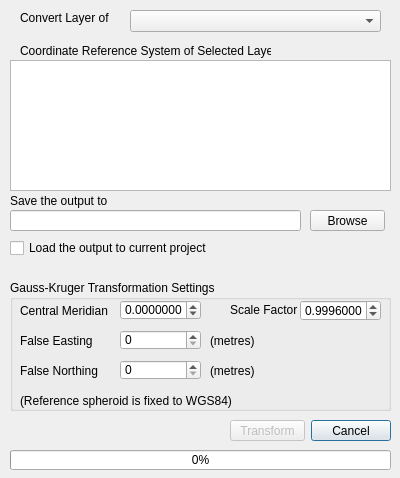
<?xml version="1.0" encoding="UTF-8"?>
<ui version="4.0">
 <class>Dialog</class>
 <widget class="QDialog" name="Dialog">
  <property name="geometry">
   <rect>
    <x>0</x>
    <y>0</y>
    <width>400</width>
    <height>478</height>
   </rect>
  </property>
  <property name="windowTitle">
   <string>TransMerc</string>
  </property>
  <widget class="QDialogButtonBox" name="okOrCancel">
   <property name="geometry">
    <rect>
     <x>310</x>
     <y>420</y>
     <width>81</width>
     <height>21</height>
    </rect>
   </property>
   <property name="orientation">
    <enum>Qt::Horizontal</enum>
   </property>
   <property name="standardButtons">
    <set>QDialogButtonBox::Cancel</set>
   </property>
  </widget>
  <widget class="QComboBox" name="selectQGisLayer">
   <property name="geometry">
    <rect>
     <x>130</x>
     <y>10</y>
     <width>251</width>
     <height>22</height>
    </rect>
   </property>
  </widget>
  <widget class="QLabel" name="label0">
   <property name="geometry">
    <rect>
     <x>20</x>
     <y>10</y>
     <width>101</width>
     <height>16</height>
    </rect>
   </property>
   <property name="text">
    <string>Convert Layer of</string>
   </property>
  </widget>
  <widget class="QGroupBox" name="groupBox">
   <property name="geometry">
    <rect>
     <x>10</x>
     <y>280</y>
     <width>381</width>
     <height>131</height>
    </rect>
   </property>
   <property name="title">
    <string>Gauss-Kruger Transformation Settings</string>
   </property>
   <widget class="QDoubleSpinBox" name="originLongitudeField">
    <property name="geometry">
     <rect>
      <x>110</x>
      <y>20</y>
      <width>81</width>
      <height>20</height>
     </rect>
    </property>
    <property name="wrapping">
     <bool>false</bool>
    </property>
    <property name="decimals">
     <number>7</number>
    </property>
    <property name="minimum">
     <double>-180.000000000000000</double>
    </property>
    <property name="maximum">
     <double>180.000000000000000</double>
    </property>
   </widget>
   <widget class="QLabel" name="label1">
    <property name="geometry">
     <rect>
      <x>10</x>
      <y>20</y>
      <width>91</width>
      <height>21</height>
     </rect>
    </property>
    <property name="text">
     <string>Central Meridian</string>
    </property>
   </widget>
   <widget class="QDoubleSpinBox" name="originScale">
    <property name="geometry">
     <rect>
      <x>290</x>
      <y>20</y>
      <width>81</width>
      <height>21</height>
     </rect>
    </property>
    <property name="wrapping">
     <bool>false</bool>
    </property>
    <property name="decimals">
     <number>7</number>
    </property>
    <property name="minimum">
     <double>0.000001000000000</double>
    </property>
    <property name="maximum">
     <double>1.000000000000000</double>
    </property>
    <property name="singleStep">
     <double>0.000100000000000</double>
    </property>
    <property name="value">
     <double>0.999600000000000</double>
    </property>
   </widget>
   <widget class="QLabel" name="label2">
    <property name="geometry">
     <rect>
      <x>220</x>
      <y>18</y>
      <width>71</width>
      <height>24</height>
     </rect>
    </property>
    <property name="text">
     <string>Scale Factor</string>
    </property>
   </widget>
   <widget class="QDoubleSpinBox" name="falseEastingField">
    <property name="geometry">
     <rect>
      <x>110</x>
      <y>50</y>
      <width>81</width>
      <height>20</height>
     </rect>
    </property>
    <property name="wrapping">
     <bool>false</bool>
    </property>
    <property name="decimals">
     <number>0</number>
    </property>
    <property name="minimum">
     <double>0.000000000000000</double>
    </property>
    <property name="maximum">
     <double>1000000.000000000000000</double>
    </property>
    <property name="singleStep">
     <double>10000.000000000000000</double>
    </property>
   </widget>
   <widget class="QLabel" name="label5">
    <property name="geometry">
     <rect>
      <x>10</x>
      <y>50</y>
      <width>91</width>
      <height>21</height>
     </rect>
    </property>
    <property name="text">
     <string>False Easting</string>
    </property>
   </widget>
   <widget class="QLabel" name="label6">
    <property name="geometry">
     <rect>
      <x>10</x>
      <y>80</y>
      <width>91</width>
      <height>21</height>
     </rect>
    </property>
    <property name="text">
     <string>False Northing</string>
    </property>
   </widget>
   <widget class="QDoubleSpinBox" name="falseNorthingField">
    <property name="geometry">
     <rect>
      <x>110</x>
      <y>80</y>
      <width>81</width>
      <height>20</height>
     </rect>
    </property>
    <property name="wrapping">
     <bool>false</bool>
    </property>
    <property name="decimals">
     <number>0</number>
    </property>
    <property name="minimum">
     <double>0.000000000000000</double>
    </property>
    <property name="maximum">
     <double>10000000.000000000000000</double>
    </property>
    <property name="singleStep">
     <double>10000.000000000000000</double>
    </property>
   </widget>
   <widget class="QLabel" name="label5_2">
    <property name="geometry">
     <rect>
      <x>200</x>
      <y>50</y>
      <width>51</width>
      <height>21</height>
     </rect>
    </property>
    <property name="text">
     <string>(metres)</string>
    </property>
   </widget>
   <widget class="QLabel" name="label5_3">
    <property name="geometry">
     <rect>
      <x>200</x>
      <y>80</y>
      <width>51</width>
      <height>21</height>
     </rect>
    </property>
    <property name="text">
     <string>(metres)</string>
    </property>
   </widget>
   <widget class="QLabel" name="label5_4">
    <property name="geometry">
     <rect>
      <x>10</x>
      <y>110</y>
      <width>211</width>
      <height>21</height>
     </rect>
    </property>
    <property name="text">
     <string>(Reference spheroid is fixed to WGS84)</string>
    </property>
   </widget>
  </widget>
  <widget class="QProgressBar" name="progressBar">
   <property name="geometry">
    <rect>
     <x>10</x>
     <y>450</y>
     <width>381</width>
     <height>20</height>
    </rect>
   </property>
   <property name="value">
    <number>0</number>
   </property>
  </widget>
  <widget class="QPushButton" name="transformBtn">
   <property name="enabled">
    <bool>false</bool>
   </property>
   <property name="geometry">
    <rect>
     <x>230</x>
     <y>420</y>
     <width>75</width>
     <height>21</height>
    </rect>
   </property>
   <property name="text">
    <string>Transform</string>
   </property>
  </widget>
  <widget class="QPlainTextEdit" name="layerProjectionDisplay">
   <property name="enabled">
    <bool>true</bool>
   </property>
   <property name="geometry">
    <rect>
     <x>10</x>
     <y>60</y>
     <width>381</width>
     <height>131</height>
    </rect>
   </property>
   <property name="font">
    <font>
     <pointsize>8</pointsize>
    </font>
   </property>
   <property name="undoRedoEnabled">
    <bool>false</bool>
   </property>
   <property name="readOnly">
    <bool>true</bool>
   </property>
   <property name="plainText">
    <string/>
   </property>
  </widget>
  <widget class="QLabel" name="label4">
   <property name="geometry">
    <rect>
     <x>20</x>
     <y>40</y>
     <width>251</width>
     <height>21</height>
    </rect>
   </property>
   <property name="text">
    <string>Coordinate Reference System of Selected Layer</string>
   </property>
  </widget>
  <widget class="QLineEdit" name="saveFilePath">
   <property name="geometry">
    <rect>
     <x>10</x>
     <y>210</y>
     <width>291</width>
     <height>21</height>
    </rect>
   </property>
  </widget>
  <widget class="QPushButton" name="fileDialogBtn">
   <property name="geometry">
    <rect>
     <x>310</x>
     <y>210</y>
     <width>75</width>
     <height>21</height>
    </rect>
   </property>
   <property name="text">
    <string>Browse</string>
   </property>
  </widget>
  <widget class="QLabel" name="label7">
   <property name="geometry">
    <rect>
     <x>10</x>
     <y>190</y>
     <width>251</width>
     <height>21</height>
    </rect>
   </property>
   <property name="text">
    <string>Save the output to</string>
   </property>
  </widget>
  <widget class="QCheckBox" name="checkBox">
   <property name="geometry">
    <rect>
     <x>10</x>
     <y>240</y>
     <width>211</width>
     <height>16</height>
    </rect>
   </property>
   <property name="text">
    <string>Load the output to current project</string>
   </property>
  </widget>
 </widget>
 <resources/>
 <connections>
  <connection>
   <sender>okOrCancel</sender>
   <signal>accepted()</signal>
   <receiver>Dialog</receiver>
   <slot>accept()</slot>
   <hints>
    <hint type="sourcelabel">
     <x>248</x>
     <y>254</y>
    </hint>
    <hint type="destinationlabel">
     <x>157</x>
     <y>274</y>
    </hint>
   </hints>
  </connection>
  <connection>
   <sender>okOrCancel</sender>
   <signal>rejected()</signal>
   <receiver>Dialog</receiver>
   <slot>reject()</slot>
   <hints>
    <hint type="sourcelabel">
     <x>316</x>
     <y>260</y>
    </hint>
    <hint type="destinationlabel">
     <x>286</x>
     <y>274</y>
    </hint>
   </hints>
  </connection>
 </connections>
</ui>
